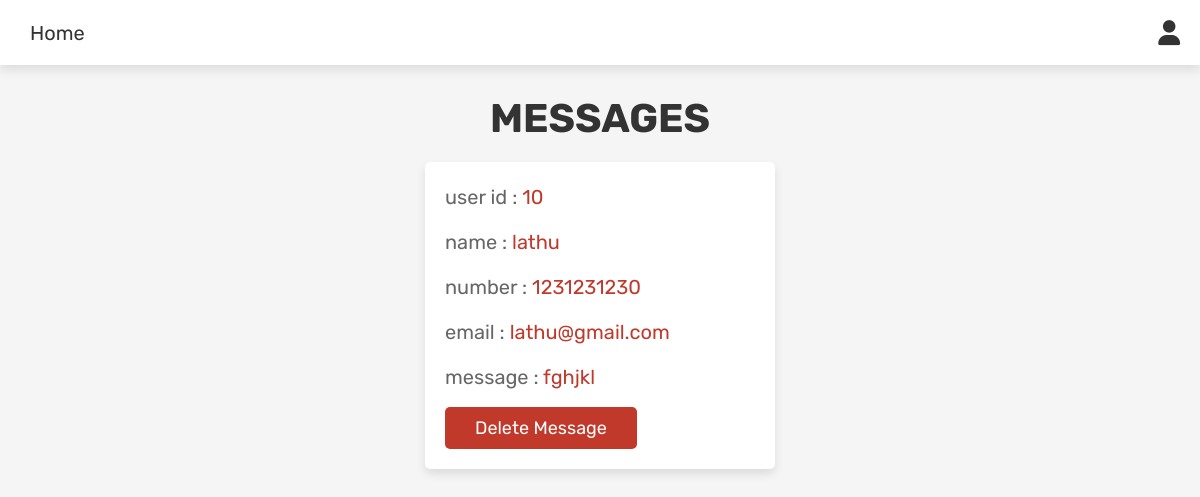
The app's page /admin_contacts.php (signed in) with its own data.
### tables this page shows
CREATE TABLE IF NOT EXISTS `message` (
  `id` int(100) NOT NULL AUTO_INCREMENT,
  `user_id` int(100) NOT NULL,
  `name` varchar(100) NOT NULL,
  `email` varchar(100) NOT NULL,
  `number` varchar(12) NOT NULL,
  `message` varchar(500) NOT NULL,
  PRIMARY KEY (`id`)
);

### admin_contacts.php (the view, shortened to what this page needs)
<!DOCTYPE html>
<html lang="en">
<head>
   <link rel="stylesheet" href="https://cdnjs.cloudflare.com/ajax/libs/font-awesome/6.0.0/css/all.min.css">
   <link rel="stylesheet" href="admin.css">
</head>
<body>
<?php include 'admin_header.php'; ?>
<section class="messages">
   <h1 class="title"> messages </h1>
   <div class="box-container">
   <?php
      $select_message = mysqli_query($conn, "SELECT * FROM `message`") or die('query failed');
      if(mysqli_num_rows($select_message) > 0){
         while($fetch_message = mysqli_fetch_assoc($select_message)){
   ?>
   <div class="box">
      <p> user id : <span><?php echo $fetch_message['user_id']; ?></span> </p>
      <p> name : <span><?php echo $fetch_message['name']; ?></span> </p>
      <p> number : <span><?php echo $fetch_message['number']; ?></span> </p>
      <p> email : <span><?php echo $fetch_message['email']; ?></span> </p>
      <p> message : <span><?php echo $fetch_message['message']; ?></span> </p>
      <a href="admin_contacts.php?delete=<?php echo $fetch_message['id']; ?>" onclick="return confirm('delete this message?');" class="delete-btn">delete message</a>
   </div>
   <?php
      };
   }else{
      echo '<p class="empty">you have no messages!</p>';
   }
   ?>
   </div>
</section>
</body>
</html>

### admin.css (style rules this page uses)
* { font-family: 'Rubik', sans-serif; margin:0; padding:0; box-sizing: border-box; outline: none; border:none; text-decoration: none; transition:all .2s linear; }
html { font-size: 62.5%; overflow-x: hidden; }
body { background-color: #f5f5f5; }
section { padding:3rem 2rem; }
.title { text-align: center; margin-bottom: 2rem; text-transform: uppercase; color:#333; font-size: 4rem; }
.btn, .option-btn, .delete-btn, .white-btn { display: inline-block; margin-top: 1rem; padding:1rem 3rem; cursor: pointer; color:#fff; font-size: 1.8rem; border-radius: .5rem; text-transform: capitalize; }
.delete-btn { background-color: #c0392b; }
.messages .box-container { display: grid; grid-template-columns: repeat(auto-fit, 35rem); justify-content: center; gap:1.5rem; max-width: 1200px; margin:0 auto; align-items: flex-start; }
.messages .box-container .box { background-color: #fff; padding:2rem; border:(.1rem solid #333); box-shadow: 0 .5rem 1rem rgba(0,0,0,.1); border-radius: .5rem; }
.messages .box-container .box p { padding-bottom: 1.5rem; font-size: 2rem; color:#666; line-height: 1.5; }
.messages .box-container .box p span { color:#c0392b; }
.messages .box-container .box .delete-btn { margin-top: 0; }

### records on screen
message: user "10", name "lathu", number "1231231230", email "lathu@gmail.com", message "fghjkl"
